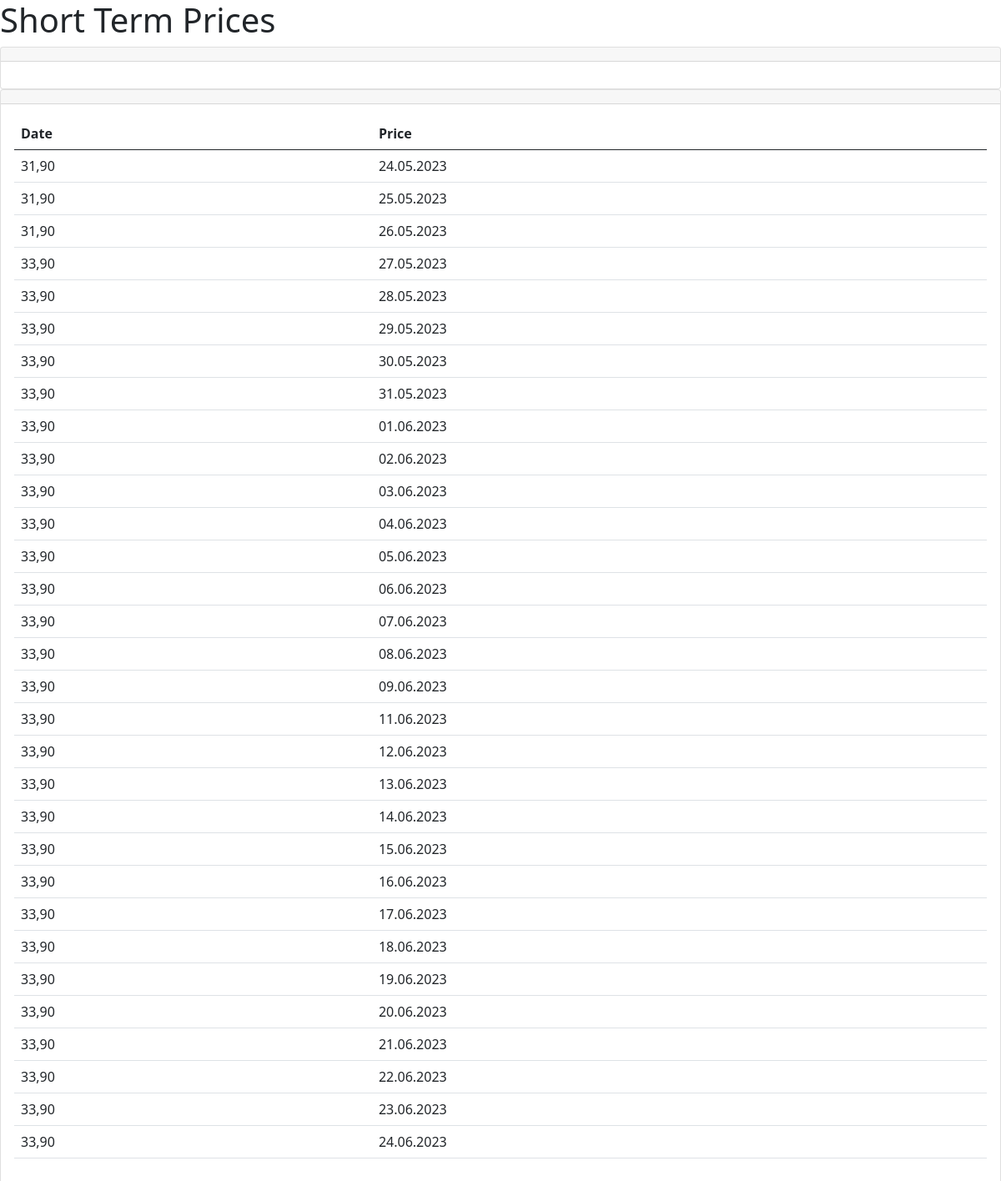
The page /short_term_prices?product_id=3 on the database its author committed.
### tables this page shows
CREATE TABLE ShortTermPrice (
            id INTEGER PRIMARY KEY AUTOINCREMENT,
            product_id INTEGER,
            price TEXT,
            date TEXT,
            FOREIGN KEY (product_id) REFERENCES Product(id)
        );

### app.py (the view)
@app.route("/short_term_prices")
def short_term_prices():
    product_id = request.args.get("product_id")
    short_term_prices = get_short_term_prices(product_id)
    dates = [price[3] for price in short_term_prices]
    prices = [price[2] for price in short_term_prices]
    plot_data = go.Scatter(x=dates, y=prices, mode="lines", name="Price")
    layout = go.Layout(
        title="Short Term Prices", xaxis=dict(title="Date"), yaxis=dict(title="Price")
    )
    figure = go.Figure(data=[plot_data], layout=layout)
    plot_json = plotly.io.to_json(figure)
    return render_template(
        "short_term_prices.html",
        short_term_prices=short_term_prices,
        plot_json=plot_json,
    )

### app.py (called while the page is built)
def get_short_term_prices(product_id):
    conn = sqlite3.connect(DATABASE)
    cursor = conn.cursor()
    cursor.execute("SELECT * FROM ShortTermPrice WHERE product_id = ?", (product_id,))
    short_term_prices = cursor.fetchall()
    conn.close()
    return short_term_prices

### templates/short_term_prices.html (shortened to what this page needs)
<html>
<head>
    <link href="https://cdn.jsdelivr.net/npm/bootstrap@5.0.2/dist/css/bootstrap.min.css" rel="stylesheet">
</head>
<body>
    <h1>Short Term Prices</h1>
    <div class="card">
        <div class="card-header">
        </div>
        <div class="card-content">
            <div class="card-body">
            </div>
        </div>
    </div>
    <div class="card">
        <div class="card-header">
        </div>
        <div class="card-content">
            <div class="card-body">
                <div class="table-responsive">
                    <table class="table">
                        <thead>
                            <tr>
                                <th>Date</th>
                                <th>Price</th>
                            </tr>
                        </thead>
                        <tbody>
                            {% for price in short_term_prices %}
                            <tr>
                                <td>{{ price[2] }}</td>
                                <td>{{ price[3] }}</td>
                            </tr>
                            {% endfor %}
                        </tbody>
                    </table>
                </div>
            </div>
        </div>
</body>
</html>

### rows shown on the page
ShortTermPrice: price "31,90", date "24.05.2023"
ShortTermPrice: price "31,90", date "25.05.2023"
ShortTermPrice: price "31,90", date "26.05.2023"
ShortTermPrice: price "33,90", date "27.05.2023"
ShortTermPrice: price "33,90", date "28.05.2023"
ShortTermPrice: price "33,90", date "29.05.2023"
ShortTermPrice: price "33,90", date "30.05.2023"
ShortTermPrice: price "33,90", date "31.05.2023"
ShortTermPrice: price "33,90", date "01.06.2023"
ShortTermPrice: price "33,90", date "02.06.2023"
ShortTermPrice: price "33,90", date "03.06.2023"
ShortTermPrice: price "33,90", date "04.06.2023"
ShortTermPrice: price "33,90", date "05.06.2023"
ShortTermPrice: price "33,90", date "06.06.2023"
ShortTermPrice: price "33,90", date "07.06.2023"
ShortTermPrice: price "33,90", date "08.06.2023"
ShortTermPrice: price "33,90", date "09.06.2023"
ShortTermPrice: price "33,90", date "11.06.2023"
ShortTermPrice: price "33,90", date "12.06.2023"
ShortTermPrice: price "33,90", date "13.06.2023"
ShortTermPrice: price "33,90", date "14.06.2023"
ShortTermPrice: price "33,90", date "15.06.2023"
ShortTermPrice: price "33,90", date "16.06.2023"
ShortTermPrice: price "33,90", date "17.06.2023"
ShortTermPrice: price "33,90", date "18.06.2023"
ShortTermPrice: price "33,90", date "19.06.2023"
ShortTermPrice: price "33,90", date "20.06.2023"
ShortTermPrice: price "33,90", date "21.06.2023"
ShortTermPrice: price "33,90", date "22.06.2023"
ShortTermPrice: price "33,90", date "23.06.2023"
ShortTermPrice: price "33,90", date "24.06.2023"
